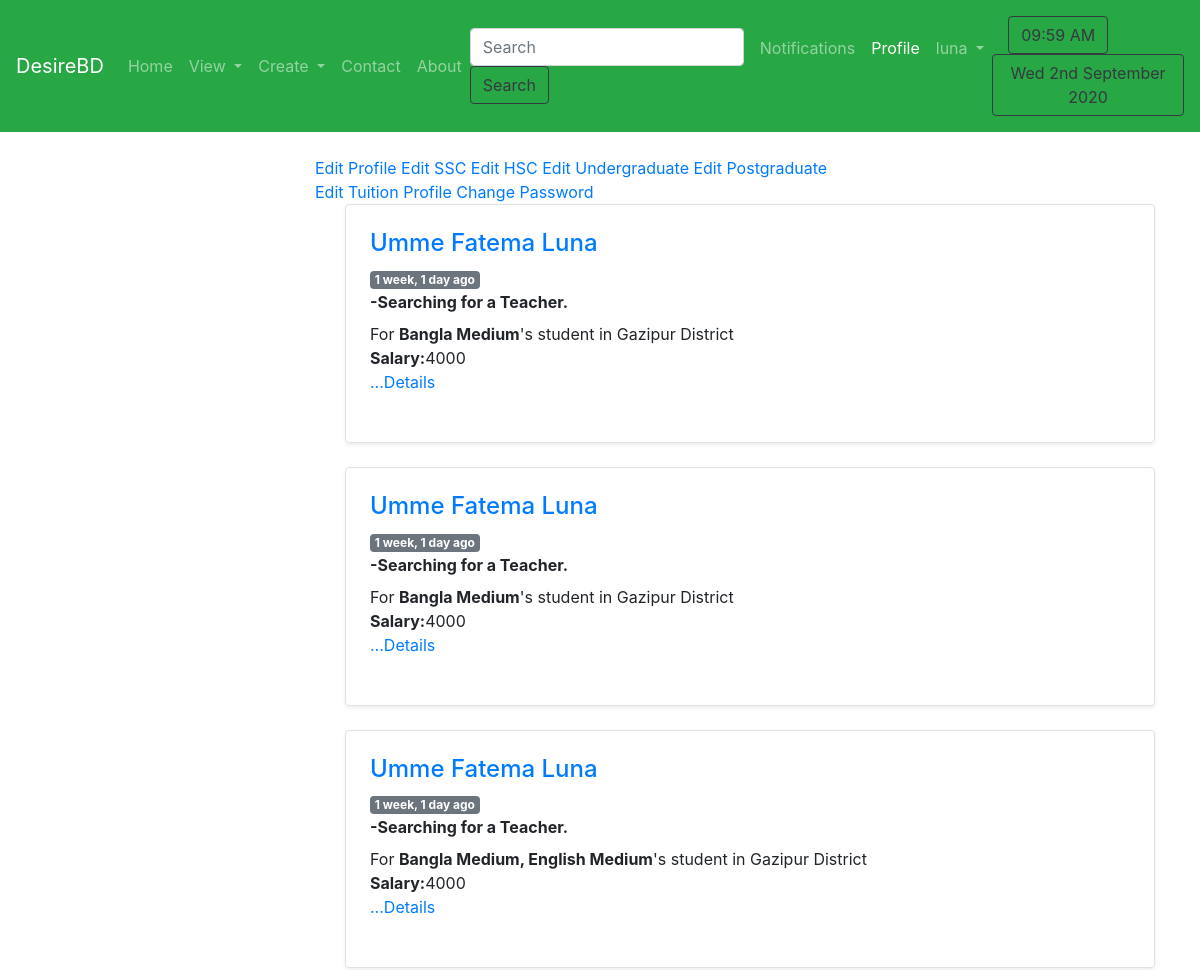
/profile/userprofile/ (signed in, upper part), run on an earlier commit of the app's database.
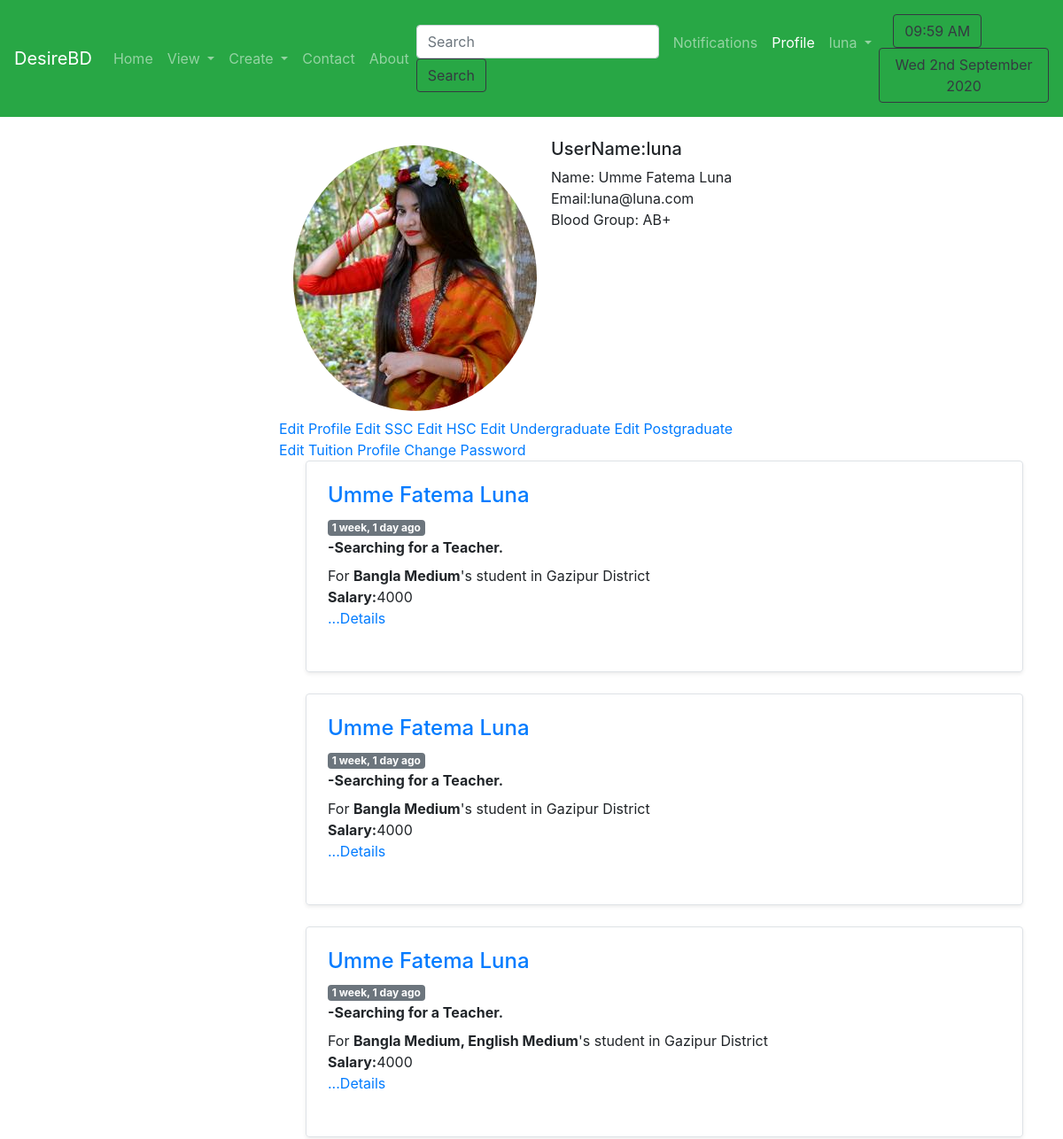
And on a later commit of the database.
### posts/models.py (models this page shows, shortened)
class TuitionPost(models.Model):
    Choice_Medium = (
        ('Bangla_Medium', 'Bangla Medium'),
        ('English_Medium', 'English Medium'),
        ('Arabic_Medium', 'Arabic Medium'),
        ('Hindi_Medium', 'Hindi Medium'),
        ('Sports_Section', 'Sports Section'),
        ('Singing_Section', 'Singing Section'),
        ('Dance_Section', 'Dance Section'),
        ('Extra Curricular Activities', 'Extra Curricular Activities'),
        ('Language Learning', 'Language Learning'),
        ('Computer Learning', 'Computer Learning'),
    )
    Choice_Approach = (
        ('Online_Help', 'Online Help'),
        ('Phone_Help', 'Phone Help'),
        ('Provide_Hand_Notes', 'Provide Hand_Notes'),
        ('Video_Tutorials', 'Video Tutorials'),
    )
    Choice_style = (
        ('Group_Tuition', 'Group Tuition'),
        ('Private_Tuition', 'Private Tuition'),
    )
    Choice_Place = (
        ('Class_Rooms', 'Class Rooms'),
        ('Coaching_Center', 'Coaching Center'),
        ('Home_Visit', 'Home Visit'),
    )
    district = models.ForeignKey(District, on_delete=models.SET_NULL, null=True, related_name='district_set')
    preferedPlace = models.ManyToManyField(SubDistrict, related_name='place_set')
    style = MultiSelectField(choices=Choice_style, max_choices=3, max_length=100)
    place = MultiSelectField(choices=Choice_Place, max_choices=3, max_length=100)
    approach = MultiSelectField(choices=Choice_Approach,max_choices=3, max_length=100)
    medium = MultiSelectField(choices=Choice_Medium,max_choices=3, max_length=100)
    sno = models.AutoField(primary_key=True)
    subject = models.ManyToManyField(Subject, related_name='subject_set')
    class_in = models.ManyToManyField(Classes, related_name='classes_set')
    salary = models.CharField(max_length=100)
    days=models.CharField(max_length=100)
    time_available = models.CharField(max_length=200)
    content = models.TextField()
    author = models.ForeignKey(User, on_delete=models.CASCADE)
    views = models.ManyToManyField(User, related_name='post_view')
    likes = models.ManyToManyField(User,related_name='tuition_post')
    timeStamp = models.DateTimeField(default=now)

### person/models.py (models this page shows, shortened)
class District(models.Model):
    name = models.CharField(max_length=150)
    def __str__(self):
        return self.name

class UserProfile(models.Model):
    GENRE_CHOICES = (
        ('Male', 'MALE'),
        ('Female', 'FEMALE'),
    )
    MARITAL_STATUS_CHOICES = (
        ('Married', 'Married'),
        ('Unmarried', 'Unmarried'),
        ('Divorced', 'Divorced'),
        ('Engaged', 'Engaged'),
        ('Separated', 'Separated'),
    )
    CATEGORY=(
        ('Student', 'Student'),
        ('Teacher', 'Teacher'),
        ('Employee', 'Employee'),
        ('Employeer', 'Employeer'),
    )
    BLOOD_GROUP=(
        ('A+', 'A+'),
        ('A-', 'A-'),
        ('AB+', 'AB+'),
        ('AB-', 'AB-'),
        ('B+', 'B+'),
        ('B-', 'B-'),
        ('O+', 'O+'),
        ('O-', 'O-'),
    )
    user = models.OneToOneField(User,on_delete=models.CASCADE)
    birth_date = models.DateField()
    blood_group=models.CharField(max_length=3, choices=BLOOD_GROUP)
    genre = models.CharField(max_length=50, choices=GENRE_CHOICES)
    address = models.CharField(max_length=150)
    phone=models.CharField(max_length=13)
    nationality = models.CharField(max_length=30)
    marital_status = models.CharField(max_length=50, choices=MARITAL_STATUS_CHOICES)
    religion = models.CharField(max_length=50)
    biodata=models.TextField()
    profession=models.CharField(max_length=50,choices=CATEGORY,null=True)
    image=models.ImageField(default='default.jpg', upload_to='tuition/images')
    AUTH_PROFILE_MODULE = 'app.UserProfile'

### person/views.py (the view)
# urls.py: path('userprofile/', views.userprofile, name='userprofile'),
def userprofile(request):
    userp=UserProfile.objects.filter(user=request.user)
    query=request.user
    try:
        mypostauthor=TuitionPost.objects.filter(author=query)
    except TuitionPost.DoesNotExist:
        mypostauthor=None
    try:
        toletuser=Post.objects.filter(user=query)
    except Post.DoesNotExist:
        toletuser=None
    return render(request, 'person/userprofile.html',{'userp':userp, 'post':mypostauthor,'mytolet':toletuser})

### templates/person/userprofile.html (shortened to what this page needs)
{% extends 'basic.html' %}
{% load humanize %}
{% block userprofile %} active{% endblock userprofile %}
{% block body %}
{% load static %}
{% load crispy_forms_tags %}
{% if user.is_authenticated %}
<div class="col-md-6 offset-md-3">
        {% for u in userp %}
        {% if forloop.last  %}
        <div class="media">
            <img class="rounded-circle account-img my-2 mx-3 mr-3" src="{{u.image.url}}" alt="...">
            <div class="media-body">
                <h5 class="mt-0">UserName:{{user.username}}</h5>
                Name: {{user.first_name}} {{user.last_name}}
                <br>
                Email:{{user.email}}
                <br>
                Blood Group: {{u.blood_group}}
                <br>
            </div>
        </div>
        {% endif %}
        {% endfor %}
        <a href="/profile/updateprofile/"> Edit Profile</a>
        <a href="/profile/updatessc/"> Edit SSC</a>
        <a href="/profile/updatehsc/"> Edit HSC</a>
        <a href="/profile/afterhsc/"> Edit Undergraduate</a>
        <a href="/profile/postgraduate/"> Edit Postgraduate</a>
        <br>
        <a href="/profile/tuitionprofile/"> Edit Tuition Profile</a>
        <a href="/profile/changepass/"> Change Password</a>
    </div>
<div class="col-md-9 offset-md-3">
<div class="container">
    {% for post in post %}
    <div class="col-md-12 ">
        <div class="row bg-succes no-gutters border rounded overflow-hidden flex-md-row mb-4 shadow-sm h-md-250 position-relative">
            <div class="col  p-4 d-flex flex-column position-static">
                <strong class="d-inline-block mb-2 ">
                    <div>
                    <a href="/profile/otherprofile/{{post.author.username}}">
                        <h4>{{post.author.first_name}} {{post.author.last_name}}</h4>
                    </a>
                    <span class="badge badge-secondary">
                        {{post.timeStamp|naturaltime}}</span>
                </div>
                 -Searching for a Teacher.
                </strong>
                <div class="preview">
                For <b>{{post.medium}}</b>'s student
                   in {{post.district}} District
                <br>
                <b>Salary:</b>{{post.salary}}
                <br>
                    <p class="card-text mb-auto"> <a href="/posts/{{post.sno}}/"
                            class="stretched-link">...Details</a></p>
                    <br>
                </div>
            </div>
        </div>
    </div>
    {% endfor %}
    </div>
{% endif %}
{% endblock %}

### templates/basic.html (shortened to what this page needs)
<!doctype html>
<html lang="en">
<head>
  <link rel="stylesheet" href="https://stackpath.bootstrapcdn.com/bootstrap/4.2.1/css/bootstrap.min.css"
>
  {% load notifications_tags %}
  {% load static %}
</head>
<body>
  <nav class="navbar navbar-expand-lg navbar-dark bg-success">
    <a class="navbar-brand" href="/profile/">DesireBD</a>
    <div class="collapse navbar-collapse" id="navbarSupportedContent">
      <ul class="navbar-nav mr-auto">
        <li class="nav-item {% block blogactive %}
      {% endblock blogactive %} ">
          <a class="nav-link" href="/profile/">Home</a>
        </li>
        <li class="nav-item dropdown">
          <a class="nav-link dropdown-toggle" href="#" id="navbarDropdown" role="button" data-toggle="dropdown"
            aria-haspopup="true" aria-expanded="false">
            View
          </a>
        </li>
        <li class="nav-item dropdown">
          <a class="nav-link dropdown-toggle" href="#" id="navbarDropdown" role="button" data-toggle="dropdown"
            aria-haspopup="true" aria-expanded="false">
            Create
          </a>
        </li>
        <li class="nav-item  {% block contactactive %}
      {% endblock contactactive %}">
          <a class="nav-link" href="/profile/contact/">Contact</a>
        </li>
        <li class="nav-item  {% block aboutactive %}
      {% endblock aboutactive %}">
          <a class="nav-link" href="/profile/about_us/">About</a>
        </li>
      </ul>
      <ul class="navbar-nav ml-auto">
        {% if user.is_authenticated %}
        <form method="GET" action="/posts/search/" class="form-inline my-2 my-lg-0">
          <input class="form-control mr-sm-2 " type="search" placeholder="Search" aria-label="Search" name="q"
            id="search" >
          <button class="btn btn-outline-dark my-2 my-sm-0" type="submit"  value="{{ query|escape }}">Search</button>
        </form>
        <li class="nav-item {% block notifications %}
      {% endblock notifications %} ">
          <a class="nav-link" href="/profile/notification/">
            Notifications
          </a>
        </li>
        <li class="nav-item {% block userprofile %}
      {% endblock userprofile %} ">
          <a class="nav-link" href="/profile/userprofile/">Profile</a>
        </li>
        <li class="nav-item dropdown">
          <a class="nav-link dropdown-toggle" href="#" id="navbarDropdown" role="button" data-toggle="dropdown"
            aria-haspopup="true" aria-expanded="false">
            {{request.user}}
          </a>
        </li>
      </ul>
      {% endif %}
    </div>
    <div class="nav-item my-2">
      <div class="btn btn-outline-dark my-2 my-sm-0 mx-3"> {% now "h:i A" as current_time %}
        {{ current_time|center:"150"  }}
      </div>
      <div class="btn btn-outline-dark my-2 my-sm-0 ml-auto"> {% now "D jS F Y" %}
      </div>
    </div>
  </nav>
  <br>
  {% block body %} {% endblock %}
</body>
</html>

What changed in the data, as far as the page shows it:
added UserProfile: image (picture), {{ user.username }} "luna", {{ user.first_name }} "Umme Fatema", {{ user.last_name }} "Luna", {{ user.email }} "luna@luna.com", blood_group "AB+"
